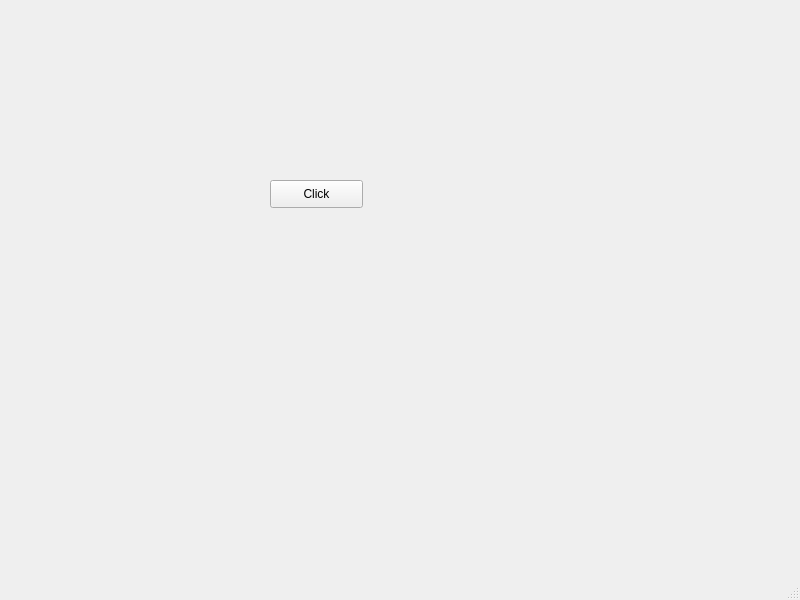
<?xml version="1.0" encoding="UTF-8"?>
<ui version="4.0">
 <class>MainWindow</class>
 <widget class="QMainWindow" name="MainWindow">
  <property name="geometry">
   <rect>
    <x>0</x>
    <y>0</y>
    <width>800</width>
    <height>600</height>
   </rect>
  </property>
  <property name="windowTitle">
   <string>MainWindow</string>
  </property>
  <widget class="QWidget" name="centralwidget">
   <widget class="QPushButton" name="b1">
    <property name="geometry">
     <rect>
      <x>270</x>
      <y>180</y>
      <width>93</width>
      <height>28</height>
     </rect>
    </property>
    <property name="text">
     <string>Click</string>
    </property>
   </widget>
  </widget>
  <widget class="QMenuBar" name="menubar">
   <property name="geometry">
    <rect>
     <x>0</x>
     <y>0</y>
     <width>800</width>
     <height>27</height>
    </rect>
   </property>
  </widget>
  <widget class="QStatusBar" name="statusbar"/>
 </widget>
 <resources/>
 <connections/>
</ui>
